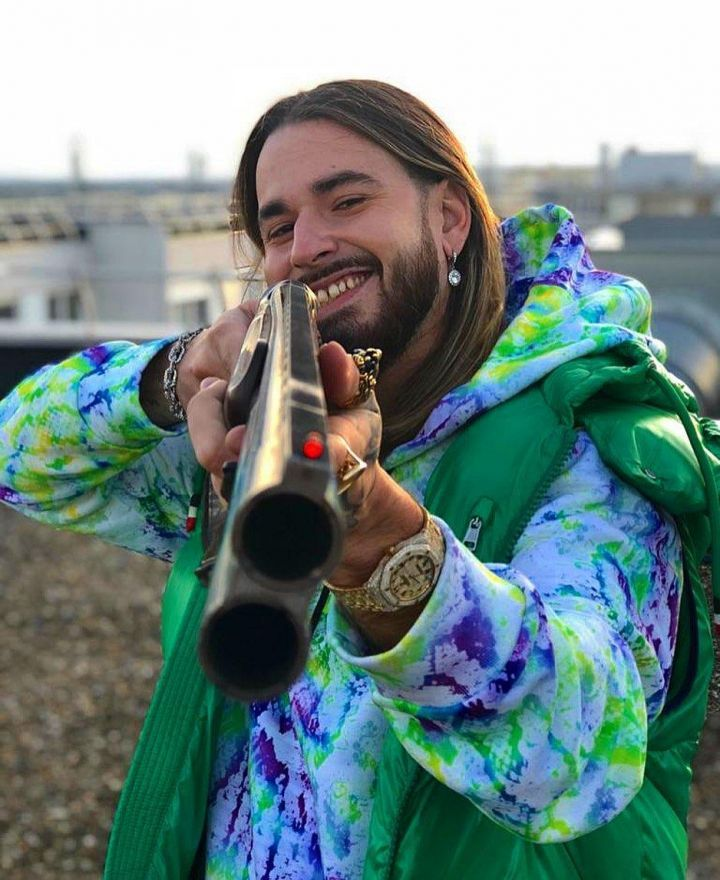
#> input picture img/sch.jpg, 720 x 880 px
$ python asciiGen.py --input img/sch.jpg --output out.png
#> lines starting #> are read from the running program, lines starting #| are printed output that depends on the picture
from PIL import Image, ImageDraw, ImageFont
import math
import argparse

def getChar(inputValue, chars):
    """
    Return a character in the given char list, according to the given input value

    Parameters
    ----------
    inputValue : float
        Value you want to tranform to char
    chars : str
        List of chars you will use to select a char to represent the input value
    """
    charArray = list(chars)
    interval = len(charArray)/256
    return charArray[math.floor(inputValue*interval)]


def transformImage(inputImgPath, outputImgPath, scaleFactor, chars):
    """
    Load the given image, transform it to an ascii image and save it

    Parameters
    ----------
    inputImg : str
        Path of the image you want to use
    outputImg : str
        Path of the output image you want to save
    scaleFactor : float
        scale factor for the ouput image
    chars : str
        String of all the char you want to use for your transformation
    """
#> called with inputImgPath = 'img/sch.jpg', outputImgPath = 'out.png', scaleFactor = 0.5
    charWidth = 10
    charHeight = 10
    im = Image.open(inputImgPath)
#> im is the input picture: PIL image 720x880 RGB; mean R, G, B 110.1, 132.9, 130.3
    width, height = im.size
#> width = 720; height = 880
    im = im.resize((int(scaleFactor*width), int(scaleFactor*height*(charWidth/charHeight))), Image.NEAREST)
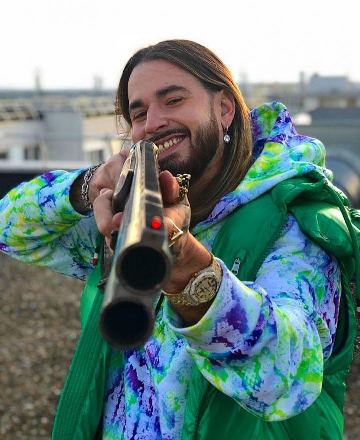
#> im: PIL image 360x440 RGB; mean R, G, B 109.9, 132.8, 130.1
    pix = im.load()
    widthResized, heightResized = im.size
#> widthResized = 360; heightResized = 440
    outputImg = Image.new('RGB', (charWidth * widthResized, charHeight * heightResized), color = (0, 0, 0))
#> outputImg: PIL image 3600x4400 RGB; every value is 0
    drawImg = ImageDraw.Draw(outputImg)
    for i in range(heightResized):
        for j in range(widthResized):
            r, g, b = pix[j, i]
            avg = int(r/3 + g/3 + b/3)
            pix[j, i] = (avg, avg, avg)
            drawImg.text((j*charWidth, i*charHeight), getChar(avg, chars), fill = (r, g, b))
    outputImg.save(outputImgPath)
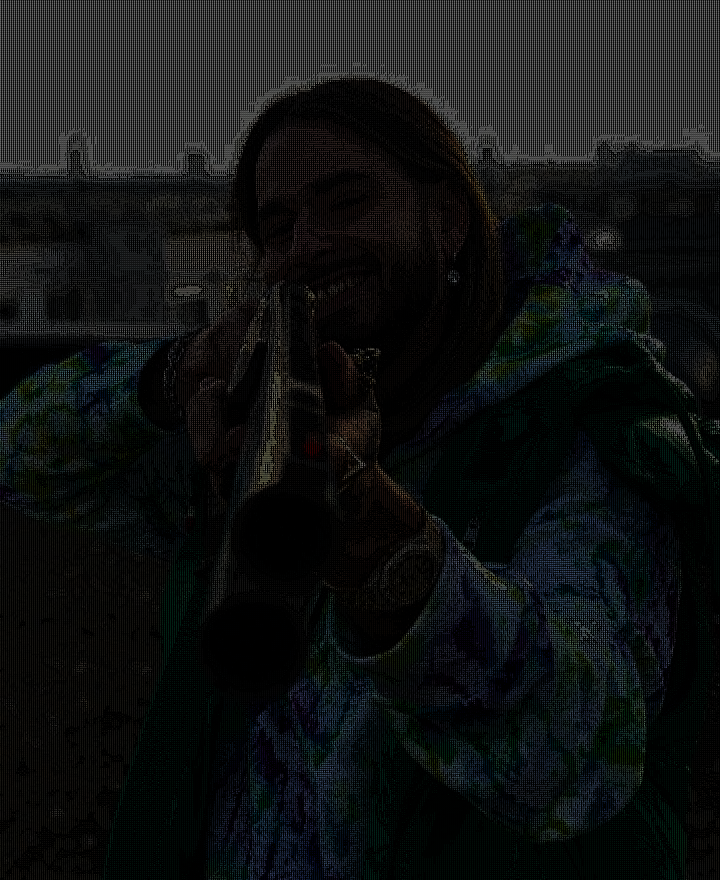
#> saved as out.png: PIL image 3600x4400 RGB (shown at 1/5 size); mean R, G, B 16.8, 18.9, 18.8

def main(inPath, outPath, scaleFactor):
    charsValues = "$@B%8&WM#*oahkbdpqwmZO0QLCJUYXzcvunxrjft/\\|()1{}[]?-_+~<>i!lI;:,\"^`'. "[::-1] #order by density desc
    transformImage(inPath, outPath, scaleFactor, charsValues)

if __name__ == '__main__':
    parser = argparse.ArgumentParser(prog = 'ASCII Image Generator',
                                     description = 'Generate an ASCCI representation of the given image')
    parser.add_argument('-i',
                        '--input',
                        type=str,
                        required=True,
                        help='Path (str) of the original image')
    parser.add_argument('-o',
                        '--output',
                        type=str,
                        required=True,
                        help='Path (str) where you want the script to save the transformed image')
    parser.add_argument('-s',
                        '--scale',
                        type=float,
                        required=False,
                        default=0.5,
                        help='Scale factor between the original image and the transformed image')
    args = parser.parse_args()
    main(args.input, args.output, args.scale)
